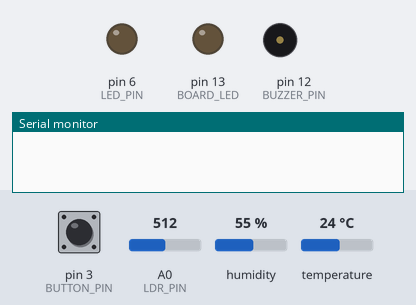
Simulated run of this sketch. Board: Arduino Uno, built with avr-gcc and run on an emulated ATmega328P. On the bench: output pins drawn as LEDs (lit = HIGH), buzzer (waves = sounding), the last lines printed to the serial monitor. Inputs (shaded band) come from the test bench; at power-on: humidity 55 %, A0 (LDR_PIN) = 512, pin 3 (BUTTON_PIN) HIGH, temperature 24 °C.

Above: at 2.7 s.
2.8 s: humidity set to 41 %
7.0 s: humidity set to 38 %
At 8.27 s:
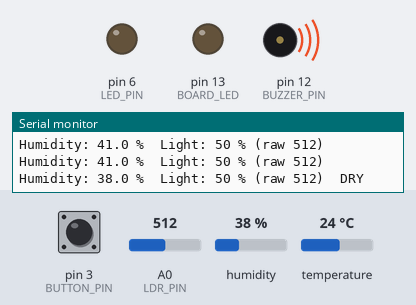
10.8 s: A0 (LDR_PIN) set to 714
14.3 s: A0 (LDR_PIN) set to 740
At 15.77 s:
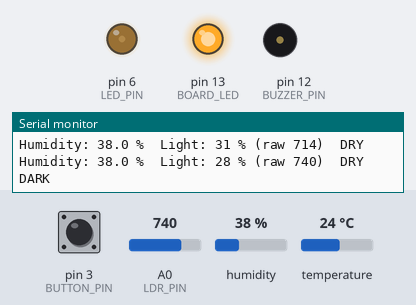
17.8 s: humidity set to 40 %
At 19.7 s:
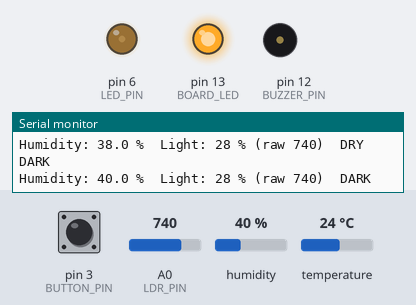
Timing chart, 0 to 21.2 s (numbered marks = the images above; inputs shaded):
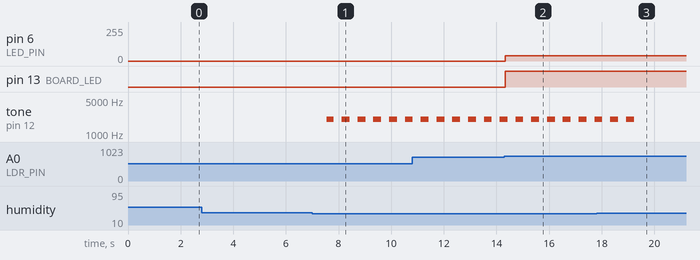

Measured:
- the behaviour switches between 40 and 39 % on humidity (found by bisection; images 0 and 1)
- the behaviour switches between 726 and 727 on A0 (LDR_PIN) (found by bisection; images 1 and 2)
- after the input at 7.0 s, tone on pin 12 (BUZZER_PIN): alternates 2000 Hz for 0.30 s and silent for 0.30 s, starting after 0.55 s
- after the input at 14.3 s, pin 6 (LED_PIN): 0/255 → 40/255 at once; pin 13 (BOARD_LED): LOW → HIGH at once
- after the input at 17.8 s, tone on pin 12 (BUZZER_PIN): goes on until 19.2 s, then stays silent

The sketch:

plant_monitor_uno.ino
```cpp
/*
  Problem 16 - Smart Plant Monitoring System (Arduino Uno)

  - DHT11 humidity sensor: environmental humidity (read every 2 s)
  - LDR: available light (read every 200 ms), shown as 0-100 %
  - I2C LCD: humidity and light status, 3 display modes (button)
  - LED: ON when it is too dark   (light below DARK_PERCENT)
  - Buzzer: beeps when humidity falls below HUMIDITY_MIN (the threshold)
  - Push button: switches OVERVIEW -> HUMIDITY -> LIGHT -> OVERVIEW ...
  - Runs continuously

  LCD modes:
    OVERVIEW          HUMIDITY              LIGHT  (r = raw A0 value 0-1023)
    H:65% Light:80%   Humidity: 65.0%       Light:80% r205
    Status: OK        Min 40%: OK           LED OFF - BRIGHT

  Board: Arduino Uno.
  Libraries: DHT sensor library + Adafruit Unified Sensor (Adafruit),
             LiquidCrystal I2C (Frank de Brabander). Wire is built in.
  No resistors: bare LDR uses the Uno's internal pull-up on A0, the DHT library uses the
  internal pull-up on D2, the LED runs at a low PWM level.
*/

#include <DHT.h>
#include <Wire.h>
#include <LiquidCrystal_I2C.h>

// ---------- Pins ----------
const int DHT_PIN    = 2;    // D2  <- DHT11 DATA / OUT / S
const int BUTTON_PIN = 3;    // D3  <- mode button (other leg to GND)
const int LED_PIN    = 6;    // D6  -> LED long leg (PWM)
const int BUZZER_PIN = 12;   // D12 -> buzzer +
const int BOARD_LED  = 13;   // built-in L LED copies the LED
const int LDR_PIN    = A0;   // A0  <- LDR (other LDR leg to GND)
// LCD: SDA = A4, SCL = A5

// ---------- Settings ----------
#define DHT_TYPE DHT11                     // DHT22 if you have the white sensor
const float HUMIDITY_MIN = 40.0;           // humidity BELOW this -> buzzer (too dry)
const int   DARK_PERCENT = 30;             // light BELOW this % -> too dark -> LED ON
const int   HYSTERESIS   = 5;              // light must rise above 35 % to turn the LED off again
const bool  BARE_LDR     = true;           // true: bare LDR A0->GND (internal pull-up)
                                           // false: LDR MODULE (VCC, GND, AO -> A0)
const bool  INVERT_LIGHT = false;          // set true if light % goes DOWN when you add light
const unsigned long DHT_MS = 2000;         // DHT11 needs ~2 s between readings
const unsigned long LDR_MS = 200;
const int LED_LEVEL = 40;                  // 0-255, low because there is no LED resistor

DHT dht(DHT_PIN, DHT_TYPE);
LiquidCrystal_I2C lcd(0x27, 16, 2);        // if the LCD shows nothing, try 0x3F

float humidity = NAN;
bool haveHumidity = false;
int lightRaw = 0;          // 0-1023 from A0
int lightPercent = 0;      // 0 = dark, 100 = bright
bool tooDark = false;
bool tooDry = false;
int mode = 0;              // 0 = OVERVIEW, 1 = HUMIDITY, 2 = LIGHT

unsigned long lastDht = 0, lastLdr = 0, lastBeep = 0;
bool beepOn = false;
int btnStable = HIGH, btnLast = HIGH;
unsigned long btnChangedAt = 0;

// ---------- Helpers ----------
void lcdLine(int row, String text) {        // print exactly 16 characters
  while (text.length() < 16) text += " ";
  lcd.setCursor(0, row);
  lcd.print(text.substring(0, 16));
}

String humText() {                          // "65%" or "--%"
  return haveHumidity ? String((int)(humidity + 0.5)) + "%" : String("--%");
}

void updateLcd() {
  if (mode == 0) {                                          // OVERVIEW
    lcdLine(0, "H:" + humText() + " Light:" + String(lightPercent) + "%");
    String st;
    if (!haveHumidity)        st = "Status: NO DHT";
    else if (tooDry && tooDark) st = "Status: DRY+DARK";
    else if (tooDry)          st = "Status: DRY";
    else if (tooDark)         st = "Status: DARK";
    else                      st = "Status: OK";
    lcdLine(1, st);
  } else if (mode == 1) {                                   // HUMIDITY
    lcdLine(0, haveHumidity ? "Humidity: " + String(humidity, 1) + "%" : String("Humidity: --"));
    String line = "Min " + String((int)HUMIDITY_MIN) + "%: ";
    if (!haveHumidity) line += "NO DHT";
    else line += tooDry ? "TOO DRY" : "OK";
    lcdLine(1, line);
  } else {                                                  // LIGHT
    lcdLine(0, "Light:" + String(lightPercent) + "% r" + String(lightRaw));
    lcdLine(1, tooDark ? "LED ON  - DARK" : "LED OFF - BRIGHT");
  }
}

bool buttonPressed() {
  int reading = digitalRead(BUTTON_PIN);
  if (reading != btnLast) {
    btnLast = reading;
    btnChangedAt = millis();
  }
  if (millis() - btnChangedAt > 50 && reading != btnStable) {
    btnStable = reading;
    return reading == LOW;                   // pressed (INPUT_PULLUP)
  }
  return false;
}

void readLight() {
  lightRaw = analogRead(LDR_PIN);
  // Bare LDR with pull-up (and most LDR modules): MORE light -> LOWER reading
  int pct = map(lightRaw, 0, 1023, 100, 0);
  if (INVERT_LIGHT) pct = 100 - pct;
  lightPercent = constrain(pct, 0, 100);

  if (!tooDark && lightPercent < DARK_PERCENT) tooDark = true;                     // got dark
  else if (tooDark && lightPercent > DARK_PERCENT + HYSTERESIS) tooDark = false;   // bright again
}

void readHumidity() {
  float h = dht.readHumidity();
  if (isnan(h)) {
    Serial.println("DHT read failed - check wiring");
    return;                                  // keep the last good value
  }
  humidity = h;
  haveHumidity = true;
  tooDry = humidity < HUMIDITY_MIN;
}

void setup() {
  Serial.begin(9600);
  pinMode(BUTTON_PIN, INPUT_PULLUP);
  pinMode(LDR_PIN, BARE_LDR ? INPUT_PULLUP : INPUT);
  pinMode(LED_PIN, OUTPUT);
  pinMode(BOARD_LED, OUTPUT);
  pinMode(BUZZER_PIN, OUTPUT);

  dht.begin();
  lcd.init();
  lcd.backlight();
  lcdLine(0, "Plant Monitor");
  lcdLine(1, "Starting...");
  delay(1500);                               // let the DHT11 settle
  readHumidity();
  readLight();
  lastDht = lastLdr = millis();
  updateLcd();
}

void loop() {
  unsigned long now = millis();

  // 1) Continuous monitoring
  if (now - lastLdr >= LDR_MS) {
    lastLdr = now;
    readLight();
    updateLcd();
  }
  if (now - lastDht >= DHT_MS) {
    lastDht = now;
    readHumidity();
    updateLcd();
    Serial.print("Humidity: ");
    Serial.print(humidity, 1);
    Serial.print(" %  Light: ");
    Serial.print(lightPercent);
    Serial.print(" % (raw ");
    Serial.print(lightRaw);
    Serial.print(")  ");
    Serial.print(tooDry ? "DRY " : "");
    Serial.println(tooDark ? "DARK" : "");
  }

  // 2) LED ON when too dark
  analogWrite(LED_PIN, tooDark ? LED_LEVEL : 0);
  digitalWrite(BOARD_LED, tooDark ? HIGH : LOW);

  // 3) Buzzer beeps when humidity is below the threshold (300 ms on / 300 ms off)
  if (tooDry) {
    if (now - lastBeep >= 300) {
      lastBeep = now;
      beepOn = !beepOn;
      if (beepOn) tone(BUZZER_PIN, 2000);
      else noTone(BUZZER_PIN);
    }
  } else if (beepOn) {
    noTone(BUZZER_PIN);
    beepOn = false;
  }

  // 4) Button: next display mode
  if (buttonPressed()) {
    mode = (mode + 1) % 3;
    updateLcd();
  }
}
```

LiquidCrystal_I2C.h
```cpp
#pragma once
#include "Arduino.h"
class LiquidCrystal_I2C { public: std::string rows[2]; int r=0,c=0;
 LiquidCrystal_I2C(int,int,int){} void init(){} void backlight(){}
 void setCursor(int cc,int rr){c=cc;r=rr;}
 void print(const char*s){ std::string&row=rows[r]; size_t n=strlen(s); if(row.size()<(size_t)c+n) row.resize(c+n,' '); row.replace(c,n,s); c+=n;}
 void print(const String&s){ print(s.c_str()); } };
```
